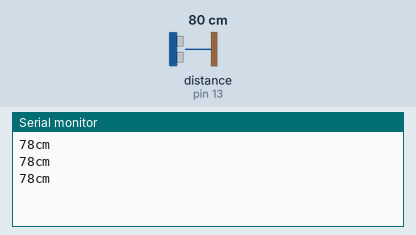
A sketch run on a simulated Arduino Uno, built with avr-gcc and run on an emulated ATmega328P. Parts: the last lines printed to the serial monitor. Wiring (inferred from the names in the program): ultrasonic range finder: trigger pin 12; echo pin 13. The test bench sets the inputs (shaded band); at power-on: distance to the obstacle (sensor on pin 13) 80 cm. The echo pulse lasts 58.3 µs per cm.

Above: at 1.3 s.
1.4 s: distance to the obstacle (sensor on pin 13) set to 250 cm
At 2.0 s:
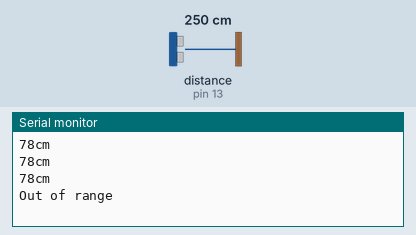
3.5 s: distance to the obstacle (sensor on pin 13) set to 9 cm
At 4.0 s:
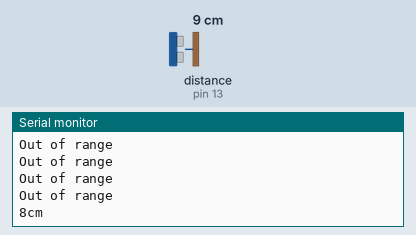

Measured:
- after the input at 1.4 s, the serial monitor: prints a new line after 0.13 s (image 1)
- after the input at 3.5 s, the serial monitor: prints a new line after 0.08 s (image 2)

The sketch:

Utrasonic.ino
```cpp
#define trigPin 12
#define echoPin 13
void setup() {
  // put your setup code here, to run once:
  Serial.begin(9600);
  pinMode(trigPin, OUTPUT);
  pinMode(echoPin, INPUT);


}

void loop() {
  // put your main code here, to run repeatedly:
  long duration, distance;
  digitalWrite(trigPin, LOW);
  delayMicroseconds(2);
  digitalWrite(trigPin, HIGH);
   delayMicroseconds(10);
   digitalWrite(trigPin, LOW);
  duration=pulseIn(echoPin,HIGH);
   distance=((duration*0.034)/2);
   if(distance>=200 || distance<=0){
    Serial.println("Out of range");
   }
   else{
    Serial.print(distance);
    Serial.print("cm \n");

   }

   delay(500);
}
```
